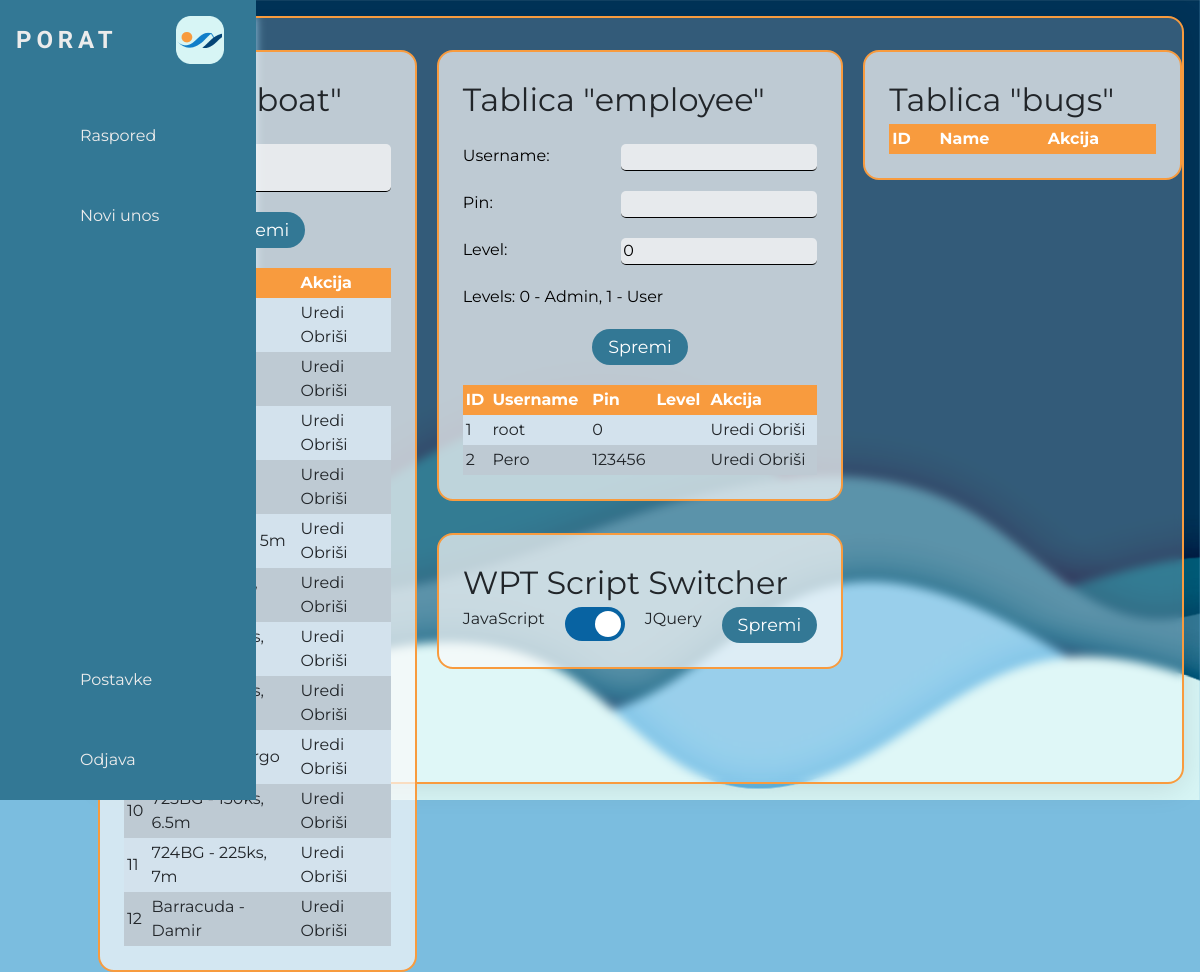
Page /settings/settings.php on the earlier database version.
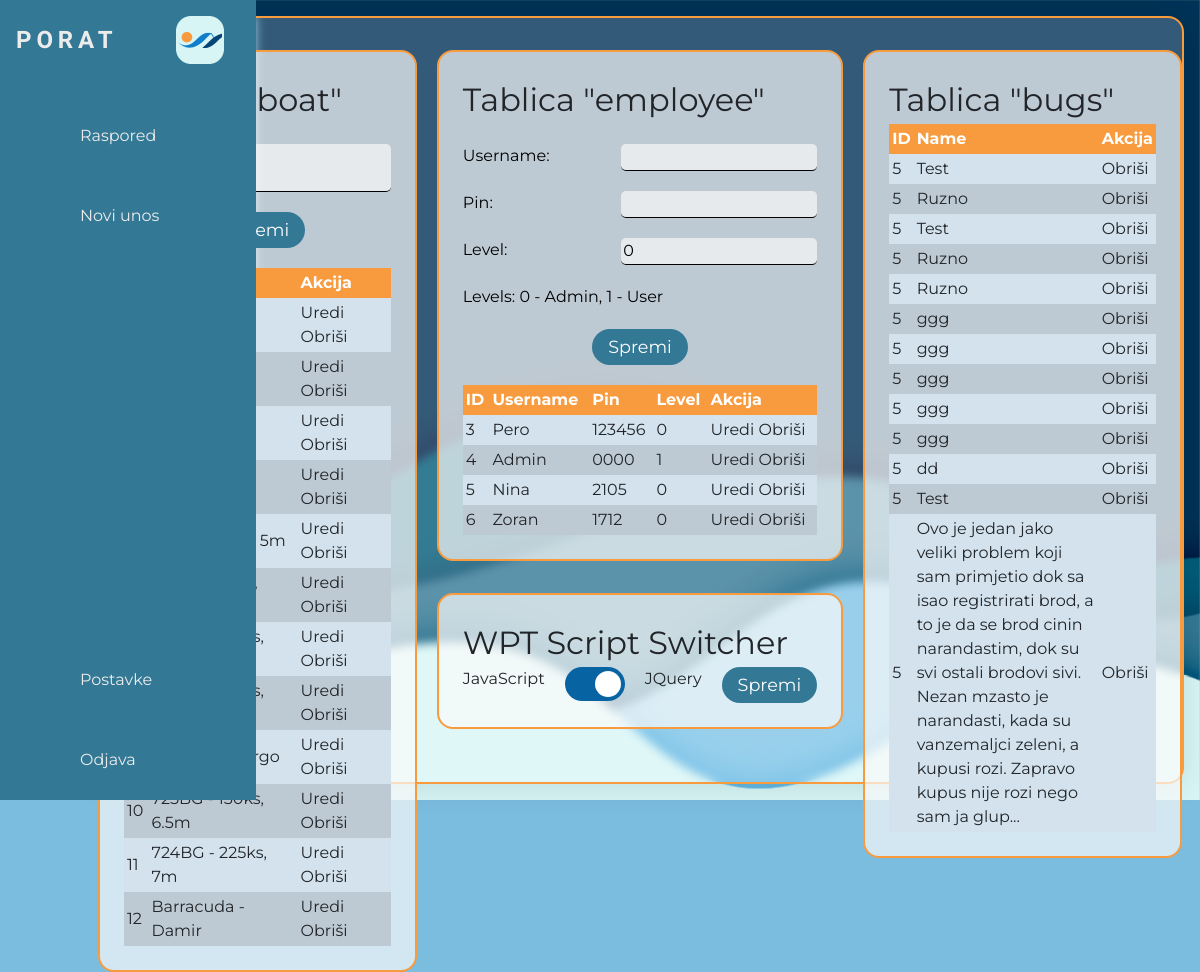
Same page on the later database version.
### tables this page shows
CREATE TABLE `boat` (
  `IDBoat` int(11) NOT NULL,
  `Name` varchar(50) NOT NULL
);

CREATE TABLE `employee` (
  `IDEmployee` int(11) NOT NULL,
  `Username` varchar(25) NOT NULL,
  `Pin` varchar(100) NOT NULL,
  `Level` int(11) NOT NULL
);

CREATE TABLE `bugs` (
  `IDBugs` int(11) NOT NULL,
  `EmployeeID` int(11) NOT NULL,
  `Text` longtext NOT NULL
);

### settings/settings.php (the view, shortened to what the rows shown need)
<?php
include("../header-footer/header.php");
include("../PHP/db_connection.php");
if($_SESSION["Level"] === '0')
{
    if(isset($_POST["btn-prijava"])){
        $prijava = $_POST["prijava"];
        $query = "INSERT INTO bugs (Text, EmployeeID) VALUES ('".$prijava."', '".$_SESSION["IDEmployee"]."')";
        $result = mysqli_query($con, $query);
        if($result){
            echo '<script>alert("Uspješno ste podnijeli prijavu!")</script>';
            header("Location: settings.php");
        }
        else{
            echo '<script>alert("Greška prilikom podnošenja prijave!")</script>';
        }
    }
    if(isset($_POST["btn-pin"])){
        $cPin = $_POST["user-cPin"];
        $nPin = $_POST["user-nPin"];
        $query = "SELECT * FROM employee WHERE IDEmployee = '".$_SESSION["IDEmployee"]."' AND Pin = '".$cPin."'";
        $result = mysqli_query($con, $query);
        $br_rows = mysqli_num_rows($result);
        if($br_rows <= 0){
            echo '<script>alert("Krivi pin!")</script>';
        }
        else{
            $query = "UPDATE employee SET Pin = '".$nPin."' WHERE IDEmployee = '".$_SESSION["IDEmployee"]."'";
            $result = mysqli_query($con, $query);
            if($result){
                header("Location: settings.php");
            }
            else{
                echo '<script>alert("Greška prilikom promjene pin-a!")</script>';
            }
        }
    }
    echo '
    <main id="blurForErrorFormPopup" class="blurForClearFormPopup">
        <div class="spacer"></div>
            <div class="glass">
                <div class="set-flex">
                    <div class="set-container w45">
                        <div class="set-title">Prijava problema</div>
                        <form method="POST" action="" class="set-userFormContainer">
                                <label for="prijava" class="col-black">Sto Vam se nije svidjelo?</label>
                                <textarea id="prijava" name="prijava" value="" class="set-inputField w90 h"></textarea>
                            <input type="submit" value="Podnesi prijavu" class="add-button-rezerviraj" name="btn-prijava">
                        </form>
                    </div>
                    <div class="set-container w45">
                        <div class="set-title">Promjena pina</div>
                        <form method="POST" action="" class="set-formContainer">
                            <div class="set-inputFlex">
                                <label for="user-cPin" class="col-black">Stari pin:</label>
                                <input type="password" id="user-cPin" name="user-cPin" value="" class="set-inputField" pattern="\d{4,6}" maxlength="6" inputmode="numeric">
                            </div>
                            <div class="set-inputFlex">
                                <label for="user-nPin" class="col-black">Novi pin:</label>
                                <input type="password" id="user-nPin" name="user-nPin" value="" class="set-inputField" pattern="\d{4,6}" maxlength="6" inputmode="numeric">
                            </div>
                            <input type="submit" value="Spremi promjene" class="add-button-rezerviraj" name="btn-pin">
                        </form>
                    </div>
                </div>
            </div>
        </div>
        <div class="spacer spacer-bottom"></div>
    </main>
    <div id="errorPopup" class="clearFormPopup">
        <div class="deleteWindow-rows">
            <div class="popup-title h4">Greška prilikom promjene pina!</div>
            <div class="row">
                <div class="popup-col-flex-buttons">
                    <a href="#" onclick="popup()" class="button-edit">
                        <lord-icon class="rotate-arrow"
                            src="../icon/dateArrow.json"
                            target=".button-edit"
                            trigger="loop-on-hover"
                            delay="500"
                            colors="primary:#337895"
                            style="width:20px;height:20px">
                        </lord-icon>
                        <div class="button-text">Pokušaj ponovno</div>
                    </a>
                </div>
            </div>
        </div>
    </div>
    ';
    echo '<script src="../js/settings.js"></script>';
}
else{
    $queryBoat = "SELECT * FROM boat";
    $resultBoat = mysqli_query($con, $queryBoat);
    $queryEmployee = "SELECT * FROM employee";
    $resultEmployee = mysqli_query($con, $queryEmployee);
    $queryBugs = "SELECT * FROM bugs";
    $resultBugs = mysqli_query($con, $queryBugs);
    if(isset($_GET["IDBoat"])){
        $IDBoat = (int)$_GET["IDBoat"];
        $IDBoat = mysqli_real_escape_string($con, $IDBoat);
        $queryBoat = "SELECT * FROM boat WHERE IDBoat = '$IDBoat'";
        $resultBoat = mysqli_query($con, $queryBoat);
        $boat = mysqli_fetch_assoc($resultBoat);
        $IDBoat = $boat["IDBoat"];
        $Name = $boat["Name"];
        $btnBoatForm = 'btnBoatEdit';
    }
    else{
        $Name = "";
        $btnBoatForm = 'btnBoatSave';
    }
    if(isset($_GET["IDEmployee"])){
        $IDEmployee = (int)$_GET["IDEmployee"];
        $IDEmployee = mysqli_real_escape_string($con, $IDEmployee);
        $queryEmployee = "SELECT * FROM employee WHERE IDEmployee = '$IDEmployee'";
        $resultEmployee = mysqli_query($con, $queryEmployee);
        $employee = mysqli_fetch_assoc($resultEmployee);
        $IDEmployee = $employee["IDEmployee"];
        $Username = $employee["Username"];
        $Pin = $employee["Pin"];
        $Level = $employee["Level"];
        $btnEmployeeForm = 'btnEmployeeEdit';
    }
    else{
        $Username = "";
        $Pin = "";
        $Level = "0";
        $btnEmployeeForm = 'btnEmployeeSave';
    }
    echo '
    <main>
        <div class="spacer"></div>
            <div class="glass">
            <div class="set-flex">
            <div class="set-container">
                <div class="set-title">Tablica "boat"</div>
                <form method="POST" action="" class="set-formContainer">
                    <div class="set-inputFlex">
                        <label for="boatName" class="col-black">Naziv broda:</label>
                        <input type="text" id="boatName" name="boatName" value="'.$Name.'" class="set-inputField">
                    </div>
                    <input type="submit" value="Spremi" class="add-button-rezerviraj" name="'.$btnBoatForm.'">
                </form>
                <table border="1">
                <thead>
                    <tr>
                        <th>ID</th>
                        <th>Name</th>
                        <th>Akcija</th>
                    </tr>
                </thead>';
                while($rowBoat = mysqli_fetch_array($resultBoat)){
                    $IDBoat = $rowBoat["IDBoat"];
                    $Name = $rowBoat["Name"];
                    echo '
                    <tr>
                        <td>'.$IDBoat.'</td>
                        <td>'.$Name.'</td>
                        <td>
                            <a href="settings.php?IDBoat='.$IDBoat.'">Uredi</a>
                            <a href="settings.php?IDBoat='.$IDBoat.'&task=delBoat">Obriši</a>
                        </td>
                    </tr>
                    ';
                }
                echo '
                <tbody>
                </tbody>
                </table>
            </div>
            <div>
                <div class="set-container fullWidth">
                    <div class="set-title">Tablica "employee"</div>
                        <form method="POST" action="" class="set-formContainer">
                            <div class="set-inputFlex">
                                <label for="username" class="col-black">Username:</label>
                                <input type="text" id="username" name="username" value="'.$Username.'" class="set-inputField">
                            </div>
                            <div class="set-inputFlex">
                                <label for="pin" class="col-black">Pin:</label>
                                <input type="text" id="pin" name="pin" value="'.$Pin.'" class="set-inputField ">
                            </div>
                            <div class="set-inputFlex">
                                <label for="level" class="col-black">Level:</label>
                                <input type="text" id="level" name="level" value="'.$Level.'" class="set-inputField ">
                            </div>
                            <div class="set-inputFlex">
                                <div class="col-black">Levels: 0 - Admin, 1 - User</div>
                            </div>
                            <input type="submit" value="Spremi" class="add-button-rezerviraj" name="'.$btnEmployeeForm.'">
                        </form>
                        <table border="1">
                        <thead>
                            <tr>
                                <th>ID</th>
                                <th>Username</th>
                                <th>Pin</th>
                                <th>Level</th>
                                <th>Akcija</th>
                            </tr>
                        </thead>';
                        while($rowEmployee = mysqli_fetch_array($resultEmployee)){
                            $IDEmployee = $rowEmployee['IDEmployee'];
                            $Username = $rowEmployee['Username'];
                            $Pin = $rowEmployee['Pin'];
                            $Level = $rowEmployee['Level'];
                            echo '
                            <tr>
                                <td>'.$IDEmployee.'</td>
                                <td>'.$Username.'</td>
                                <td>'.$Pin.'</td>
                                <td>'.$Level.'</td>
                                <td>
                                    <a href="settings.php?IDEmployee='.$IDEmployee.'">Uredi</a>
                                    <a href="settings.php?IDEmployee='.$IDEmployee.'&task=delEmployee">Obriši</a>
                                </td>
                            </tr>
                            ';
                        }
                        echo '
                        <tbody>
                        </tbody>
                        </table>
                    </div>
                    <div class="set-container fullWidth">
                    <div class="set-title">WPT Script Switcher</div>
                    <form method="POST" action="">
                        <div class="set-flex">
                            <div class="set-switch-text">JavaScript</div>
                            <label class="switch">';
                                echo '
                                <span class="slider round"></span>
                            </label>
                            <div class="set-switch-text">JQuery</div>
                            <input type="submit" value="Spremi" class="add-button-rezerviraj" name="btnNWD">
                        </div>
                    </form>
                </div>
                </div>
                <div class="set-container">
                    <div class="set-title">Tablica "bugs"</div>
                    <table>
                        <thead>
                            <tr>
                                <th>ID</th>
                                <th>Name</th>
                                <th>Akcija</th>
                            </tr>
                        </thead>
                        <tbody>';
                            while($rowBugs = mysqli_fetch_array($resultBugs)){
                                $IDBugs = $rowBugs["IDBugs"];
                                $IDEmployeeBugs = $rowBugs["EmployeeID"];
                                $Text = $rowBugs["Text"];
                                echo '
                                <tr>
                                    <td>'.$IDEmployeeBugs.'</td>
                                    <td>'.$Text.'</td>
                                    <td>
                                        <a href="settings.php?IDBugs='.$IDBugs.'&task=delBug">Obriši</a>
                                    </td>
                                </tr>
                                ';
                            }
                            echo '
                        </tbody>
                    </table>
                </div>
            </div>
        </div>
        <div class="spacer spacer-bottom"></div>
    </main>
    ';
}
    include("../header-footer/footer.php");
?>

Differences in the rows shown:
removed employee: IDEmployee "1", Username "root", Pin "0"
removed employee: IDEmployee "2", Username "Pero", Pin "123456"
added employee: IDEmployee "3", Username "Pero", Pin "123456", Level "0"
added employee: IDEmployee "4", Username "Admin", Pin "0000", Level "1"
added employee: IDEmployee "5", Username "Nina", Pin "2105", Level "0"
added employee: IDEmployee "6", Username "Zoran", Pin "1712", Level "0"
added bugs: EmployeeID "5", Text "Test"
added bugs: EmployeeID "5", Text "Ruzno"
added bugs: EmployeeID "5", Text "Test"
added bugs: EmployeeID "5", Text "Ruzno"
added bugs: EmployeeID "5", Text "Ruzno"
added bugs: EmployeeID "5", Text "ggg"
added bugs: EmployeeID "5", Text "ggg"
added bugs: EmployeeID "5", Text "ggg"
added bugs: EmployeeID "5", Text "ggg"
added bugs: EmployeeID "5", Text "ggg"
added bugs: EmployeeID "5", Text "dd"
added bugs: EmployeeID "5", Text "Test"
added bugs: EmployeeID "5", Text "Ovo je jedan jako veliki problem koji sam primjetio dok sa isao registrirati brod, a to je da se brod cinin narandastim, dok su svi ostali brodovi sivi. Nezan mzasto je narandasti, kada su vanzemaljci zeleni, a kupusi rozi. Zapravo kupus nije rozi nego sam ja glup..."
